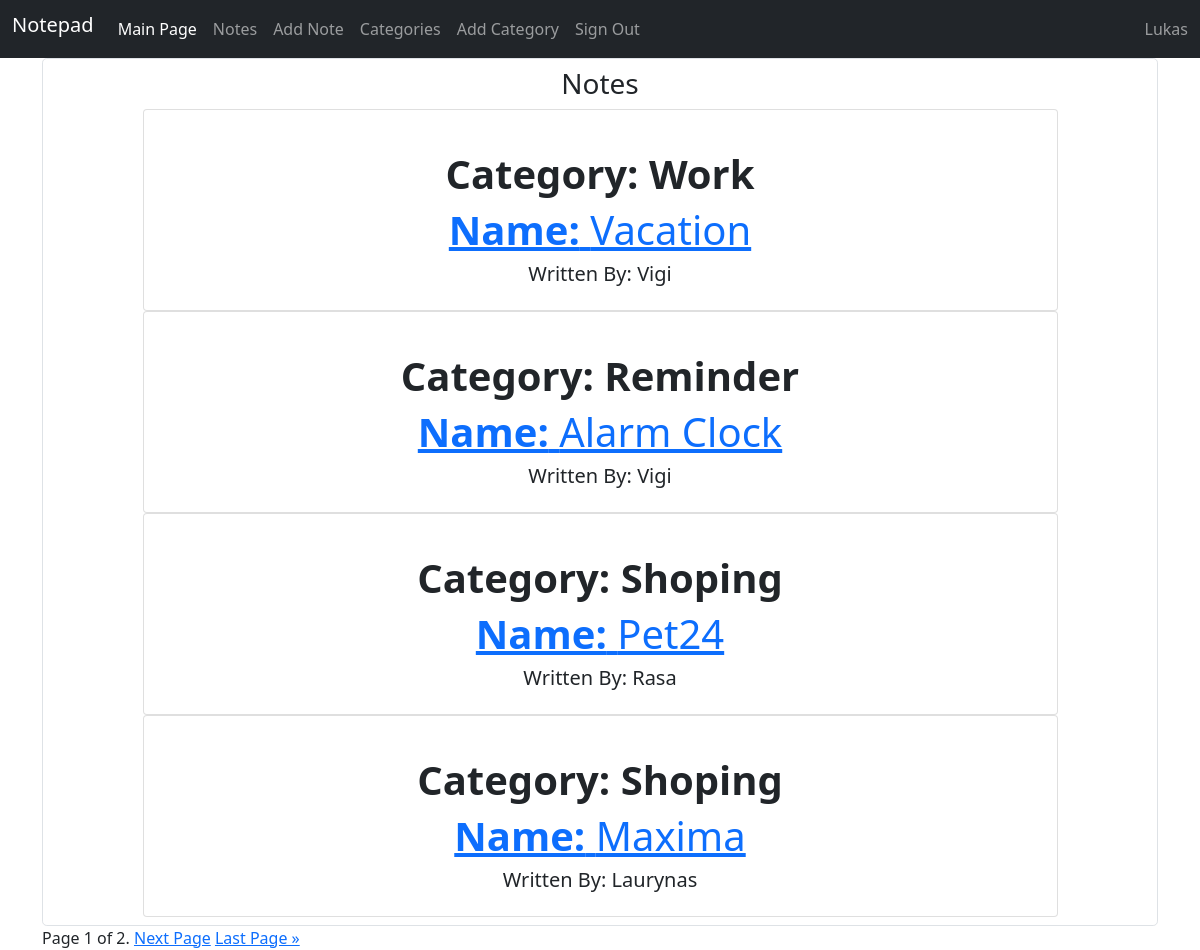
The app's page /note_list_view (signed in) with its own data.
### application/models.py (models this page shows, shortened)
class User(AbstractUser):
    image = models.ImageField(null=True, blank=True)

class Note(models.Model):
    category = models.ForeignKey(Category, on_delete=models.CASCADE, null=True, blank=True)
    name = models.CharField(max_length=100)
    author = models.ForeignKey(User, on_delete=models.CASCADE, null=True, blank=True)
    note = RichTextField(null=True, blank=True)
    image = models.ImageField(null=True, blank=True, upload_to='foto/')

class Category(models.Model):
    note_category = models.CharField(max_length=20, null=True, blank=True)
    author = models.ForeignKey(User, on_delete=models.CASCADE, null=True, blank=True)
    def __str__(self):
        return self.note_category

### application/views.py (the view)
# urls.py: path('note_list_view', NoteListView.as_view(), name='note_list_view'),
class NoteListView(ListView):
    model = Note
    template_name = 'note_list_view.html'
    paginate_by = 4
    @method_decorator(login_required)
    def dispatch(self, *args, **kwargs):
        return super(NoteListView, self).dispatch(*args, **kwargs)

### templates/note_list_view.html (shortened to what this page needs)
{% extends "base.html" %}
{% block content%}
<div>
    <div class="border rounded-3 col p-2 text-center centered-form center-block position-relative ">
        <h3>Notes</h3>
            {% for note in object_list %}
                <div class="card container col-md-10 col-md-offset-1">
                    <div class="card-body">
                        <br>
                            <h1 class="card-title text-capitalize"><strong>Category: {{note.category}}</strong></a></h1>
                            <h1 class="card-title text-capitalize"><a href="{% url 'note_detail_view' note.pk %}"><strong>Name:</strong> {{note.name}}</a></h1>
                            <h5 class="card-title text-capitalize">Written by: {{note.author}}</h5>
                    </div>
                </div>
            {% endfor %}
    </div>
    <div class="pagination">
        <span class="step-links">
        <span class="current">
            Page {{ page_obj.number }} of {{ page_obj.paginator.num_pages }}.
        </span>
            {% if page_obj.has_next %}
                <a href="?page={{ page_obj.next_page_number }}">Next Page</a>
                <a href="?page={{ page_obj.paginator.num_pages }}">Last Page &raquo;</a>
            {% endif %}
        </span>
    </div>
</div>
{% endblock content %}

### templates/base.html (shortened to what this page needs)
<!DOCTYPE html>
<html lang="en" class="h-100">
<head>
    <link rel="stylesheet" href="https://cdnjs.cloudflare.com/ajax/libs/font-awesome/5.15.3/css/all.css">
</head>
<body>
<header>
    <nav class="navbar navbar-expand-md navbar-dark bg-dark">
        <div class="container-fluid">
            <h2 class="navbar-brand">Notepad</h2>
            <div class="collapse navbar-collapse" id="navbarCollapse">
                <ul class="navbar-nav me-auto mb-2 mb-md-0">
                    <li class="nav-item">
                        <a class="nav-link active" aria-current="page" href="{% url 'index' %}">Main Page</a>
                    </li>
                    {% if user.is_authenticated %}
                    <li class="nav-item">
                        <a class="nav-link" href="{% url 'note_list_view' %}">Notes</a>
                    </li>
                    <li class="nav-item">
                        <a class="nav-link" href="{% url 'add_note_view' %}">Add Note</a>
                    </li>
                    <li class="nav-item">
                        <a class="nav-link" href="{% url 'category_list_view' %}">Categories</a>
                    </li>
                    <li class="nav-item">
                        <a class="nav-link" href="{% url 'add_category_view' %}">Add Category</a>
                    </li>
                    <li class="nav-item">
                        <a class="nav-link" href="{% url 'logout' %}">Sign Out</a>
                    </li>
                    {% endif %}
                </ul>
                <span class="navbar-text">
                {% if user.is_authenticated %}
                    {{ user.username }}
                {% endif %}
            </span>
            </div>
        </div>
    </nav>
</header>
<main class="flex-shrink-0">
    <div class="container">
        {% block content %}
        {% endblock %}
    </div>
</main>
<link href="https://cdn.jsdelivr.net/npm/bootstrap@5.0.0-beta3/dist/css/bootstrap.min.css" rel="stylesheet"
>
</body>
</html>

### records on screen
User: username "Lukas"
Note: category "Work", name "Vacation", author "Vigi"
Note: category "Reminder", name "Alarm Clock", author "Vigi"
Note: category "Shoping", name "Pet24", author "Rasa"
Note: category "Shoping", name "Maxima", author "Laurynas"

### other values on screen
{{ page_obj.number }} "1"
{{ page_obj.paginator.num_pages }} "2"
